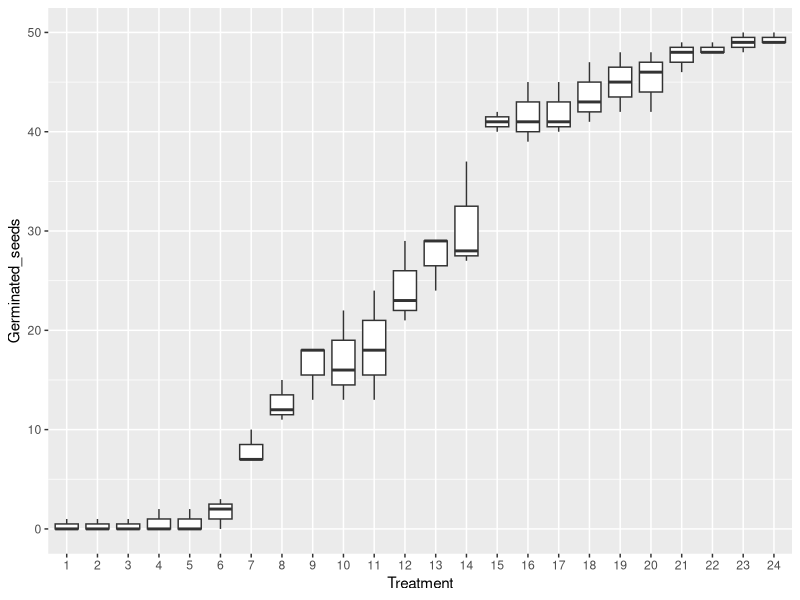
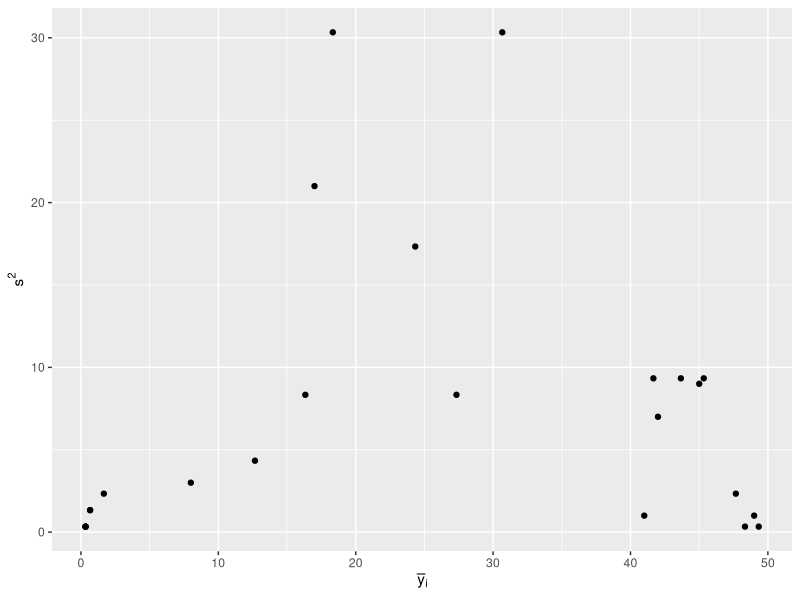
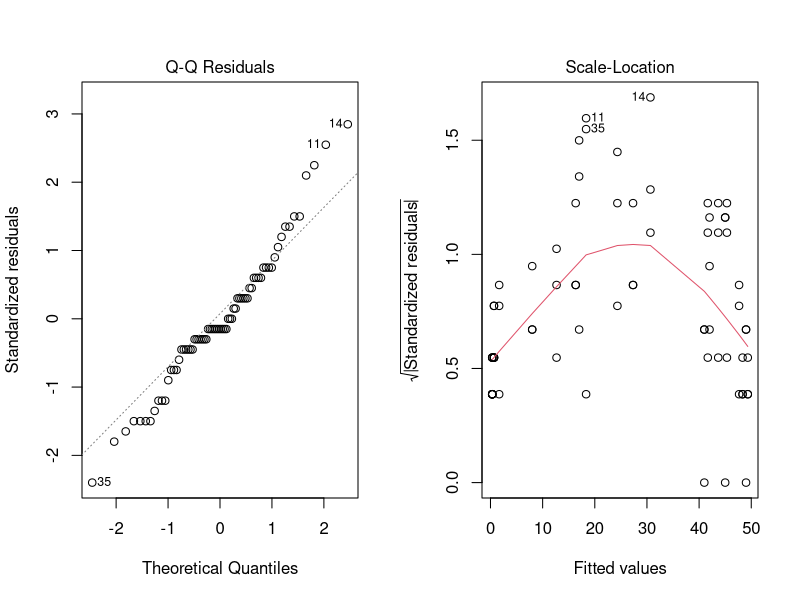
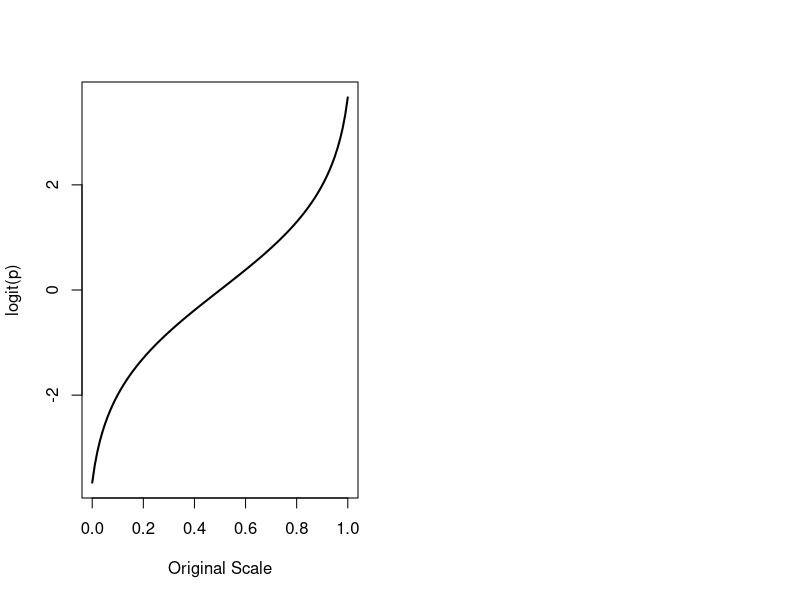
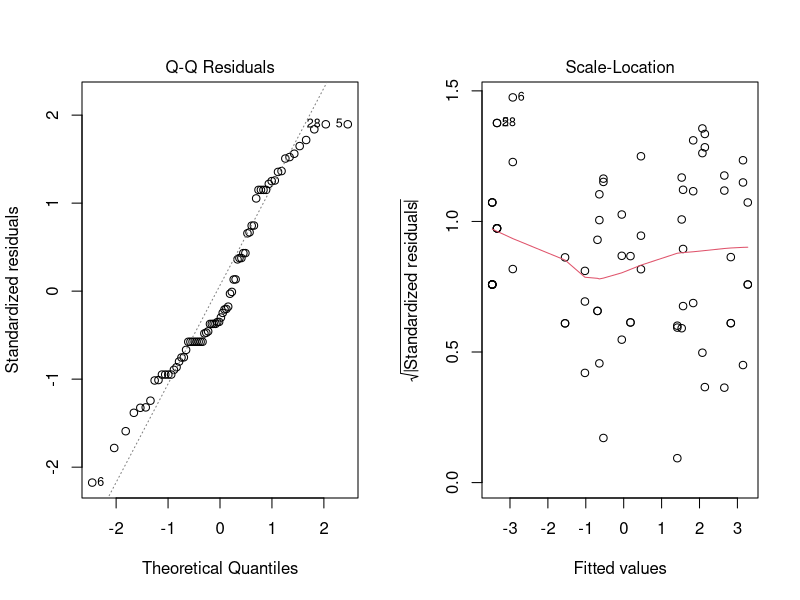

Here is the R script that generated these plots, in order:
## ---- chunk 1
# Necessary pacakges
library(ggplot2)
library(car)
library(emmeans)
library(multcomp)
## ---- chunk 2
log10(0)
log2(3)
log(-3)
## ---- chunk 3
library(car)
p = 0.2
logit(p)
log(p/(1-p))  # these are the same

p = 0
logit(p)
log(p/(1-p))
log(0.025/(1-0.025))  # this is what logit(0) returns
## ---- chunk 4
sqrt(0)
sqrt(-1)
## ---- chunk 5
library(ggplot2)
data1 = read.csv('Perc_ex.csv')
str(data1)
## ---- chunk 6
data1$Treatment = factor(data1$Treatment)
ggplot(data1,aes(x=Treatment,y=Germinated_seeds)) + geom_boxplot()
## ---- chunk 7
means = aggregate(Germinated_seeds ~ Treatment,data1,FUN=mean)$Germinated_seeds
vars = aggregate(Germinated_seeds ~ Treatment,data1,FUN=var)$Germinated_seeds
ggplot(data.frame(means,vars),aes(x=means,y=vars)) + geom_point() + xlab(expression(bar(y)[i])) + ylab(expression(s^2))
## ---- chunk 8
par(mfrow=c(1,2)) # set up plotting device for 2 side-by-side plots
untransformed_model = lm(Germinated_seeds~Treatment,data1)
plot(untransformed_model,which=c(2,3))  # several other plots are available. See ?plot.lm
## ---- chunk 9
library(car)
p = seq(0,1,length=100)
plot(p,logit(p),type='l', xlab = 'Original Scale',lwd=2)
## ---- chunk 10
# convert from germination counts to fraction (0-1)
data1$Fraction_germination = data1$Germinated_seeds/50

# apply angular transformation
data1$logit_Y = logit(data1$Fraction_germination)  # see optional parameter adjusts = to change how the function deals with values close to 0 or 1.
## ---- chunk 11
par(mfrow=c(1,2)) # set up plotting device for 2 side-by-side plots
transformed_model = lm(logit_Y~Treatment,data1)
plot(transformed_model,which=c(2,3))  # several other plots are available. See ?plot.lm
## ---- chunk 12
untransformed_means = emmeans(untransformed_model,specs = 'Treatment')
cld(untransformed_means,alpha = 0.1)
## ---- chunk 13
transformed_means = emmeans(transformed_model,specs = 'Treatment')
cld(transformed_means,alpha = 0.1)
## ---- chunk 14
y = 10
# natural log:
log_y = log(y)
detransformated_log_y = exp(log_y)
detransformated_log_y
# log-base2:
log2_y = log2(y)
detransformated_log2_y = 2^log2_y
detransformated_log2_y
## ---- chunk 15
y = 0.3
logit_y = logit(y)
detransformed_logit_y = exp(logit_y)/(1+exp(logit_y))
detransformed_logit_y
## ---- chunk 16
y = 10
sqrt_y = sqrt(y)
detransformed_sqrt_y = sqrt_y^2
detransformed_sqrt_y
## ---- chunk 17
detransformed_means_table = as.data.frame(transformed_means)
detransformed_means_table$emmean = exp(detransformed_means_table$emmean)/(1+exp(detransformed_means_table$emmean))
detransformed_means_table$lower.CL = exp(detransformed_means_table$lower.CL)/(1+exp(detransformed_means_table$lower.CL))
detransformed_means_table$upper.CL = exp(detransformed_means_table$upper.CL)/(1+exp(detransformed_means_table$upper.CL))
detransformed_means_table
## ---- chunk 18
direct_transformed_model = lm(logit(Fraction_germination)~Treatment,data1)
direct_transformed_means = emmeans(direct_transformed_model,specs = 'Treatment')
summary(direct_transformed_means,type='response')
